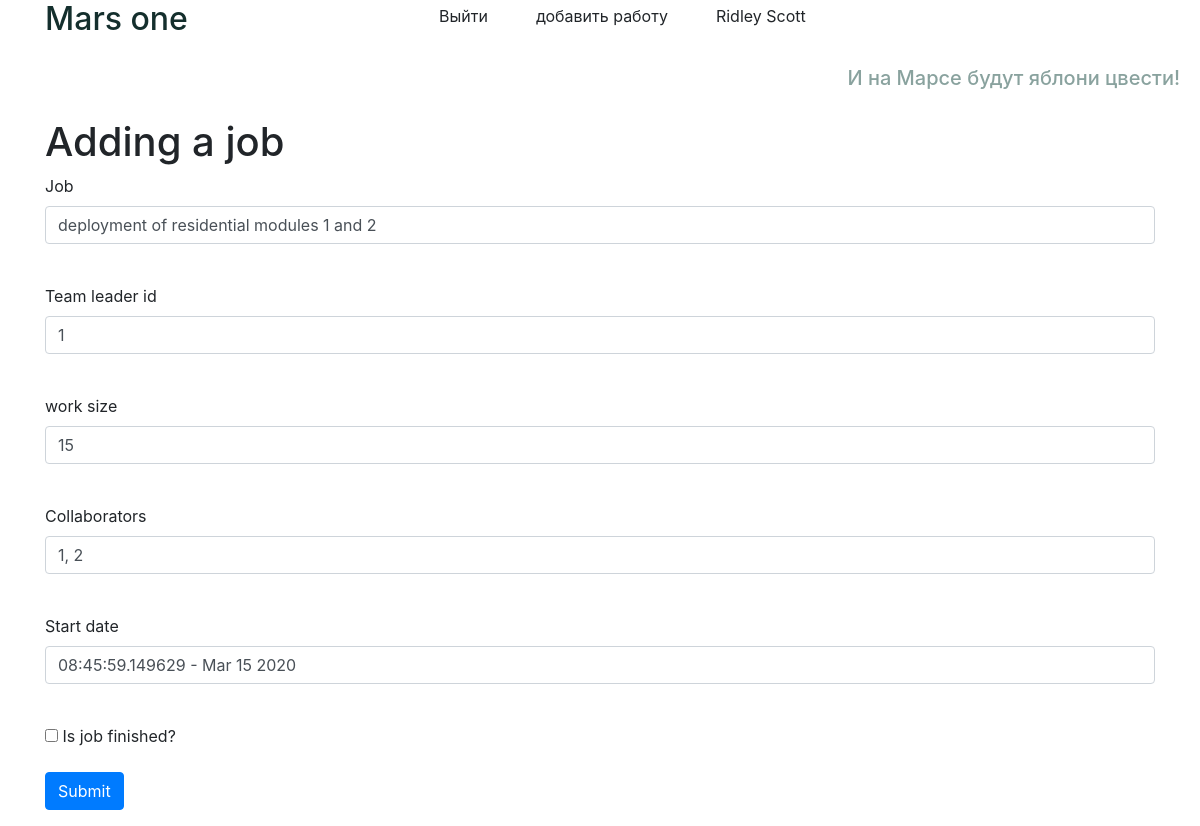
/job/1 (signed in), run on the app's committed database.
### data/users.py (models this page shows, shortened)
class User(SqlAlchemyBase, SerializerMixin, UserMixin):
    __tablename__ = 'users'
    id = sqlalchemy.Column(sqlalchemy.Integer,
                           primary_key=True, autoincrement=True)
    surname = sqlalchemy.Column(sqlalchemy.String, nullable=True)
    name = sqlalchemy.Column(sqlalchemy.String, nullable=True)
    age = sqlalchemy.Column(sqlalchemy.Integer, nullable=True)
    position = sqlalchemy.Column(sqlalchemy.String, nullable=True)
    speciality = sqlalchemy.Column(sqlalchemy.String, nullable=True)
    address = sqlalchemy.Column(sqlalchemy.String, nullable=True)
    email = sqlalchemy.Column(sqlalchemy.String,
                              index=True, unique=True, nullable=True)
    hashed_password = sqlalchemy.Column(sqlalchemy.String, nullable=True)
    modified_date = sqlalchemy.Column(sqlalchemy.DateTime,
                                      default=datetime.datetime.now)
    jobs = orm.relation("Job", back_populates='user')

### data/jobs.py (models this page shows)
class Job(SqlAlchemyBase, SerializerMixin):
    __tablename__ = 'jobs'
    id = sqlalchemy.Column(sqlalchemy.Integer,
                           primary_key=True, autoincrement=True)
    team_leader = sqlalchemy.Column(sqlalchemy.Integer,
                                    sqlalchemy.ForeignKey("users.id"))
    job = sqlalchemy.Column(sqlalchemy.String, nullable=True)
    work_size = sqlalchemy.Column(sqlalchemy.Integer, nullable=True)
    collaborators = sqlalchemy.Column(sqlalchemy.String, nullable=True)
    start_date = sqlalchemy.Column(sqlalchemy.String, nullable=True)
    end_date = sqlalchemy.Column(sqlalchemy.String, nullable=True)
    is_finished = sqlalchemy.Column(sqlalchemy.Boolean, default=False)
    user = orm.relation('User')

### main.py (the view, shortened to what this page needs)
@app.route('/job/<int:id>', methods=['GET', 'POST'])
@login_required
def edit_jobs(id):
    form = JobForm()
    if request.method == "GET":
        session = db_session.create_session()
        jobs = session.query(Job).filter(Job.id == id,
                                          Job.user == current_user).first()
        if jobs:
            form.job.data = jobs.job
            form.team_leader.data = jobs.team_leader
            form.work_size.data = jobs.work_size
            form.collaborators.data = jobs.collaborators
            form.start_date.data = jobs.start_date
            form.is_finished.data = jobs.is_finished
        else:
            abort(404)
    return render_template('job.html', title='Works log', form=form)

### form/add_job.py
class JobForm(FlaskForm):
    job = StringField('Job', validators=[DataRequired()])
    team_leader = IntegerField('Team leader id', validators=[DataRequired()])
    work_size = IntegerField('work size', validators=[InputRequired()])
    collaborators = StringField('Collaborators', validators=[DataRequired()])
    start_date = StringField('Start date', validators=[DataRequired()])
    is_finished = BooleanField('Is job finished?')
    submit = SubmitField('Submit')

### data/db_session.py (called while the page is built)
def create_session() -> Session:
    global __factory
    return __factory()

### main.py (called while the page is built)
@login_manager.user_loader
def load_user(user_id):
    session = db_session.create_session()
    return session.query(User).get(user_id)

### templates/job.html (shortened to what this page needs)
{% extends "base.html" %}
{% block content %}
<h1>Adding a job</h1>
<form action="" method="post">
    <p>
        {{ form.job.label }}<br>
        {{ form.job(class="form-control") }}<br>
    </p>
    <p>
        {{ form.team_leader.label }}<br>
        {{ form.team_leader(class="form-control") }}<br>
    </p>
    <p>
        {{ form.work_size.label }}<br>
        {{ form.work_size(class="form-control") }}<br>
    </p>
    <p>
        {{ form.collaborators.label }}<br>
        {{ form.collaborators(class="form-control") }}<br>
    </p>
    <p>
        {{ form.start_date.label }}<br>
        {{ form.start_date(class="form-control") }}<br>
    </p>
    <p>
        <td>{{ form.is_finished }} {{ form.is_finished.label }}</td>
    </p>
    <p>{{ form.submit(type="submit", class="btn btn-primary") }}</p>
</form>
{% endblock %}

### templates/base.html (shortened to what this page needs)
<!DOCTYPE html>
<html lang="en">
<head>
    <link rel="stylesheet"
          href="https://maxcdn.bootstrapcdn.com/bootstrap/4.4.1/css/bootstrap.min.css">
    <link rel="stylesheet" type="text/css" href="{{ url_for('static', filename='css/style.css') }}" />
    </head>
    <body>
    <header class="flex-container">
        <div class="container">
            <div class="row no-gutters">
                <div class="col-md-4">
                    <div class="color-text-title"><h2>Mars one</h2></div>
                </div>
                <div class="col-auto">
                    <div class="flex-item">
                        {% if current_user.is_authenticated %}
                            <ul class="nav">
                                <li class="nav-item">
                                    <a class="dropdown-item" href="/logout">Выйти</a>
                                </li>
                                <li class="nav-item">
                                    <a class="dropdown-item" href="/add_job">добавить работу</a>
                                </li>
                                <li class="nav-item">
                                    <a class="dropdown-item" href="/">{{ current_user.name }} {{ current_user.surname }}</a>
                                </li>
                            </ul>
                        {% endif %}
                    </div>
                </div>
            </div>
        </div>
    </header>
    <div class="color-text">
        <h5>И на Марсе будут яблони цвести!</h5>
        </div>
    <main role="main" class="container">
        {% block content %}{% endblock %}
    </main>
    </body>
</html>

### static/css/style.css (style rules this page uses)
.color-text { color: #89a29e; text-align: right; padding: 20px; }
.color-text-title { color: #142f2d; }

### data on the page
User: name "Ridley", surname "Scott"
Job: job "deployment of residential modules 1 and 2", team_leader "1", work_size "15", collaborators "1, 2", start_date "08:45:59.149629 - Mar 15 2020"
